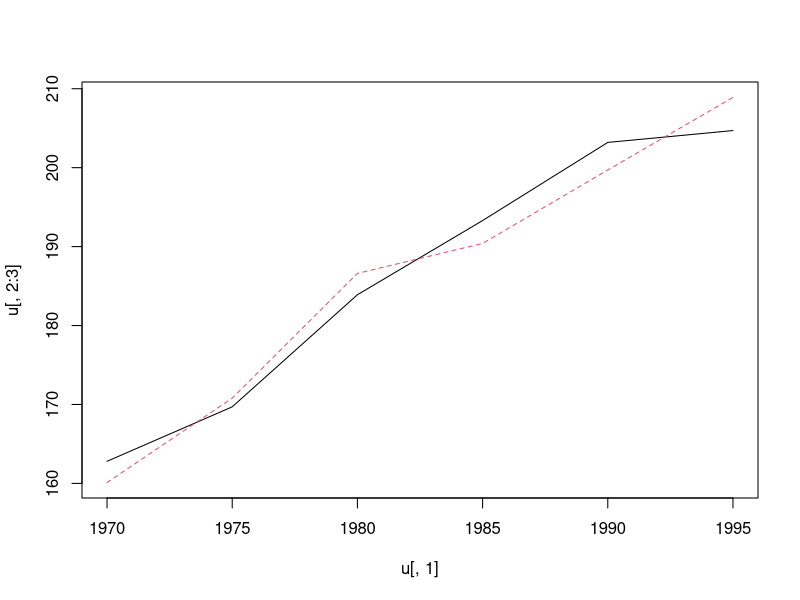
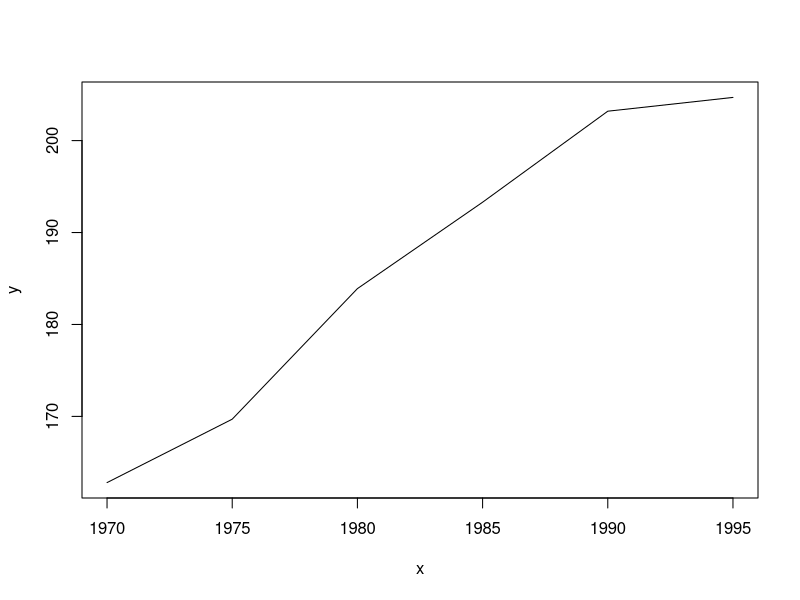
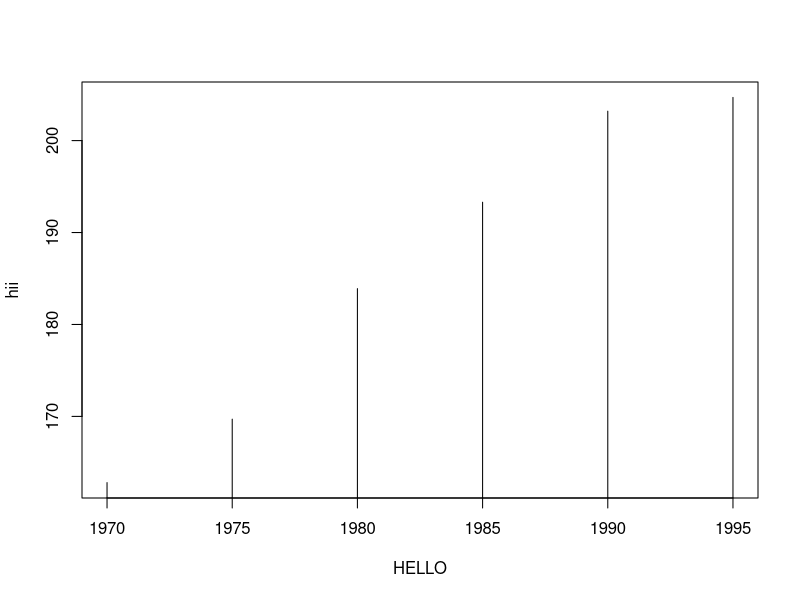

Source code (R) for these figures, in order: (Note: this script raises an error after producing the figures.)
 x=seq(1970,1995,5);x
y=c(162.8,169.7,183.9,193.3,203.2,204.7);y
z=c(160.1,170.8,186.6,190.4,199.7,208.9);z
u=cbind(x,y,z)
matplot(u[,1],u[,2:3],type="l")
plot(x,y,type="l");
plot(x,y,type="h",xlab="HELLO",ylab="hii");
n=month.name;n  
b=LETTERS;b
b=LETTERS[1:9];b
s=month.abb;s
y=c(162.8,169.7,183.9,193.3,203.2,204.7,7,999,888,777,666,555);y
plot(1:12,,y,type="l",xaxt="none",xlab=s)
axis(side=1,at=1:12,labels=s)